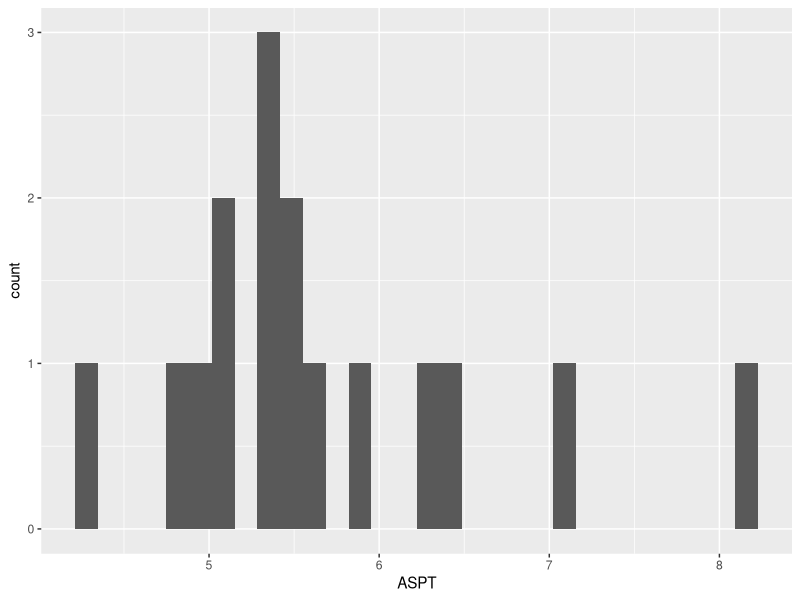
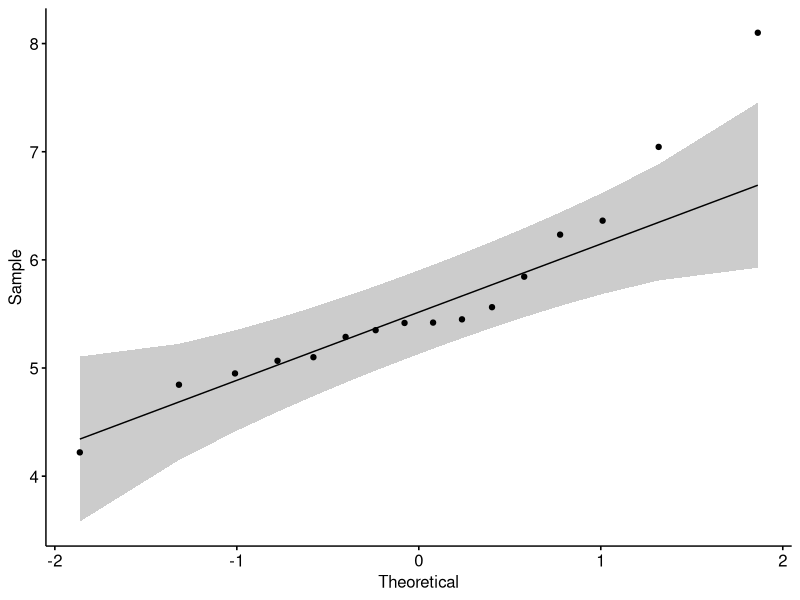
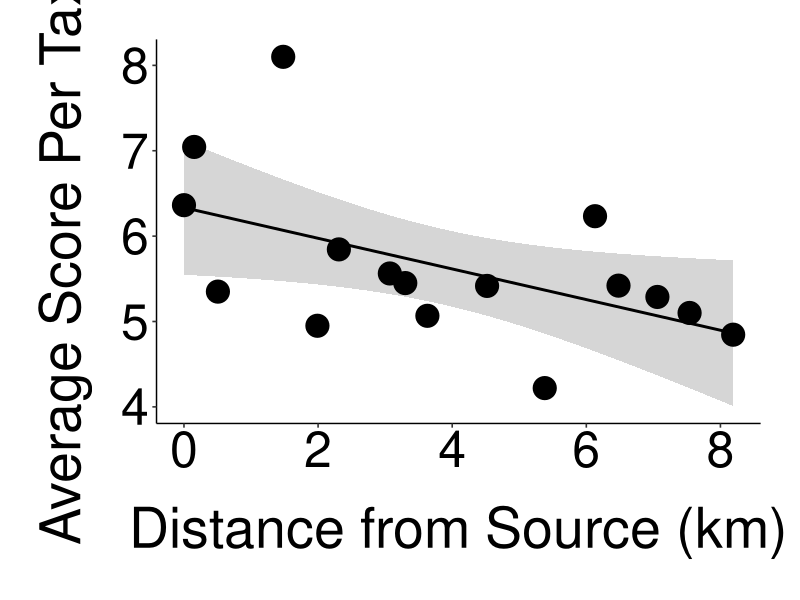
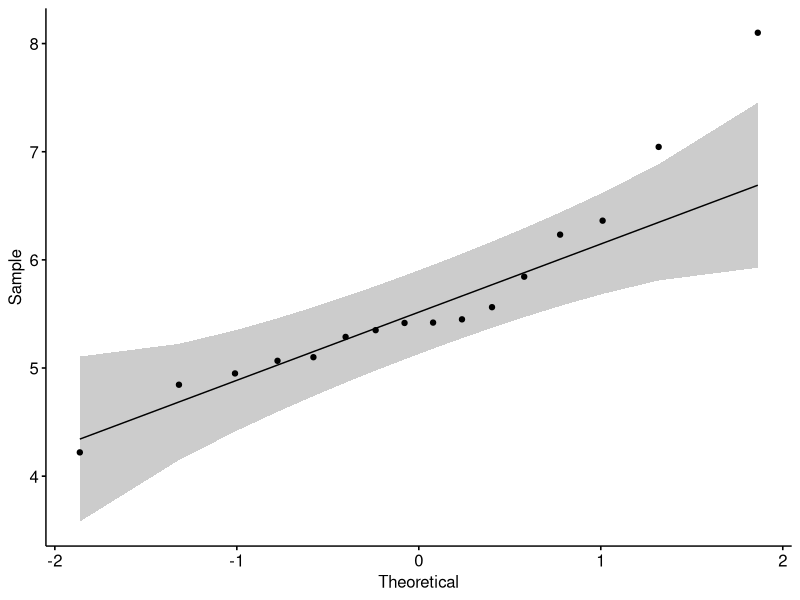
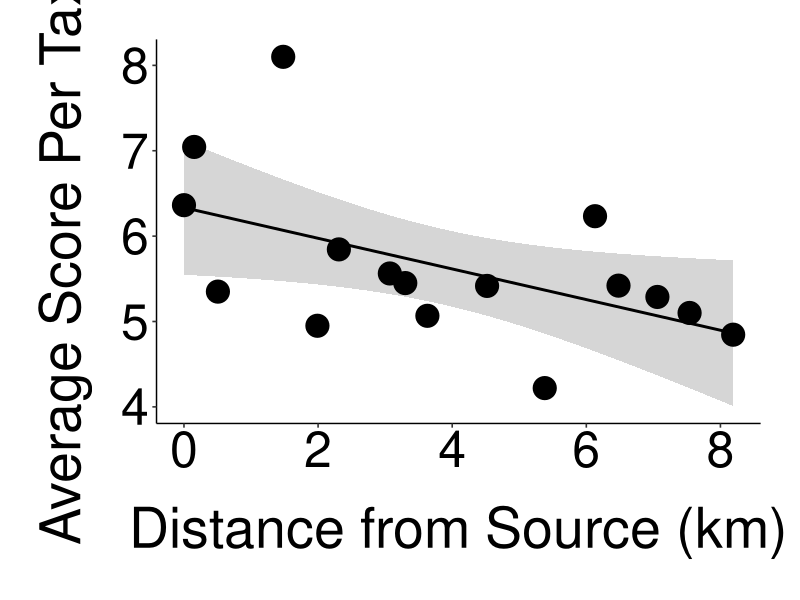

The R script that drew these images, in order: (Note: this script raises an error after producing the figures.)
# EES Field Course - Group 1 - Freshwater Invertebrates and Water Quality
# Emma Gemal, s1758915@sms.ed.ac.uk; Sophie Rose, s1739832@sms.ed.ac.uk
# University of Edinburgh
# Last edited: 28/9/2020



## Library ----
library(tidyverse)
library(ggplot2)
library(ggpubr)
library(ggsci)


# loading the data
wq_data <- read.csv("Data/alldata.csv")
wq_data <- wq_data %>% 
              slice(-c(17:27))

## Data exploration ----
(hist <- ggplot(wq_data, aes(x = ASPT))  +
            geom_histogram())

# checking for normality
(normcheck <- ggqqplot(wq_data$ASPT))   # looks fairly fine
ggsave(normcheck, file = "QQplot_normality.png", width = 5, height = 5, units = c("in"), path = "Figures")

shapiro.test(wq_data$ASPT)  # is not statistically significant (can assume normality of ASPT)

# assessing normality of residuals
resids <- resid(lm(ASPT ~ distance_source_km, data = wq_data))  
shapiro.test(resids)   # not statistically significant (can assume normality)

resids_bbwi <- resid(lm(WQ ~ distance_source_km, data = wq_data))
shapiro.test(resids_bbwi)  # also not statistically significant (can assume normality)

resids_ind <- resid(lm(ASPT ~ WQ, data = wq_data))
shapiro.test(resids_ind)   # also not statistically significant (can assume normality)



## Plotting ASPT water quality with distance ----
# linear regression for ASPT vs distance from source 
ASPT_stats <- lm(ASPT ~ distance_source_km,
                data = wq_data)
summary(ASPT_stats)
# p-value = 0.03859
# F-value = 5.211 (1 and 14 degrees of freedom) 
# R-squared = 0.2192 (using adjusted R-squared for all lm)

# creating the plot of ASPT vs distance (no land use)
(wq_plot <- ggplot(wq_data, aes(x = distance_source_km, y = ASPT)) +
              labs(
                x = "Distance from Source (km)",
                y = "Average Score Per Taxon"
              ) +
              stat_smooth(method = "lm", color = "black", alpha = 0.4) +
              geom_point(size = 7.5) +
              theme_pubr() +
              theme(axis.text = element_text(size = 36),
                    axis.title = element_text(size = 40),
                    axis.title.x = element_text(margin = margin(t = 20)),
                    axis.title.y = element_text(margin = margin(r = 20)),
                    plot.margin=unit(c(1,1,1,1),"cm")))

ggsave(wq_plot, file = "ASPTdist_plot.png", width = 14, height = 14, units = c("in"), path = "Figures")


# creating plot of ASPT vs distance, with land use as a variable 
(landuse_plot <- ggplot(wq_data, aes(x = distance_source_km, y = ASPT,
                                     color = landuse_type)) +
                    labs(
                      x = "Distance from Source (km)",
                      y = "Average Score Per Taxon",
                      color = "Land Use Type",
                      shape = "Land Use Type") +
                    stat_smooth(method = "lm", color = "black", alpha = 0.4) +
                    geom_point(size = 3.5, aes(shape = landuse_type, stroke = 1.2)) +
                    theme_pubr() +
                    theme(axis.text = element_text(size = 13),
                          axis.text.x = element_text(margin = margin(t = 0)),
                          axis.text.y = element_text(margin = margin(r = 0)),
                          axis.title = element_text(size = 16),
                          axis.title.x = element_text(margin = margin(t = 10)),
                          axis.title.y = element_text(margin = margin(r = 10)),
                          axis.ticks = element_blank(),
                          legend.position = "right",
                          plot.margin=unit(c(1,1,1,1),"cm")) +
                    scale_color_jama(labels = c("Semi-Natural Woodland",
                                                "Managed Woodland",
                                                "Parkland",
                                                "Urban",
                                                "Grassland")) +
                    scale_shape_manual(values = c(18, 15, 16, 17, 8),
                                       labels = c("Semi-Natural Woodland",
                                                  "Managed Woodland",
                                                  "Parkland",
                                                  "Urban",
                                                  "Grassland")))

ggsave(landuse_plot, file = "ASPTdist_landuse.png", width = 8, height = 5.5, units = c("in"), path = "Figures")

# moving legend to the bottom (if better for report format)
(keybot_aspt <- ggplot(wq_data, aes(x = distance_source_km, y = ASPT,
                                     color = landuse_type)) +
                    labs(
                      x = "Distance from Source (km)",
                      y = "ASPT",
                      color = "Land Use Type",
                      shape = "Land Use Type") +
                    stat_smooth(method = "lm", color = "black", alpha = 0.4) +
                    geom_point(size = 3.5, aes(shape = landuse_type, stroke = 1.2)) +
                    theme_pubr() +
                    theme(axis.text = element_text(size = 13),
                          axis.text.x = element_text(margin = margin(t = 2)),
                          axis.text.y = element_text(margin = margin(r = 2)),
                          axis.title = element_text(size = 16),
                          axis.title.x = element_text(margin = margin(t = 10)),
                          axis.title.y = element_text(margin = margin(r = 10)),
                          legend.position = "bottom",
                          plot.margin=unit(c(1,1,1,1),"cm")) +
                    scale_color_jama(labels = c("Semi-Natural Woodland",
                                                "Managed Woodland",
                                                "Parkland",
                                                "Urban",
                                                "Grassland")) +
                    scale_shape_manual(values = c(18, 15, 16, 17, 8),
                                       labels = c("Semi-Natural Woodland",
                                                  "Managed Woodland",
                                                  "Parkland",
                                                  "Urban",
                                                  "Grassland")))
keybot_aspt <- keybot_aspt + guides(color = guide_legend(nrow = 2)) 

ggsave(keybot_aspt, file = "ASPTdist_landuse_bottom.png", width = 6, height = 6, units = c("in"), path = "Figures")



## Plotting BBWI water quality with distance ----
# linear regression for BBWI vs distance from source  
BBWI_stats <- lm(WQ ~ distance_source_km,
                data = wq_data)
summary(BBWI_stats)
# p-value = 0.09241
# F-value = 3.262, 1 and 14 degrees of freedom
# R-squared = 0.1311

# creating the plot of our water quality index (BBWI) vs. distance from source (no land use)
(bbwi_plot <- ggplot(wq_data, aes(x = distance_source_km, y = WQ)) +
                  labs(
                    x = "Distance from Source (km)",
                    y = "Braid Burn Water Quality Index"
                  ) +
                  stat_smooth(method = "lm", color = "black", alpha = 0.4) +
                  geom_point(size = 7.5) +
                  theme_pubr() +
                  theme(axis.text = element_text(size = 36),
                        axis.title = element_text(size = 40),
                        axis.title.x = element_text(margin = margin(t = 20)),
                        axis.title.y = element_text(margin = margin(r = 20)),
                        plot.margin=unit(c(1,1,1,1),"cm")))

ggsave(file = "BBWIdist_plot.png", width = 14, height = 14, units = c("in"), path = "Figures")

# creating plot of BBWI vs distance, with land use as a variable 
(landuse_plot2 <- ggplot(wq_data, aes(x = distance_source_km, y = WQ,
                                      color = landuse_type)) +
                    labs(
                      x = "Distance from Source (km)",
                      y = "Braid Burn Water Quality Index",
                      color = "Land Use Type",
                      shape = "Land Use Type") +
                    stat_smooth(method = "lm", color = "black", alpha = 0.4) +
                    geom_point(size = 3.5, aes(shape = landuse_type, stroke = 1.2)) +
                    theme_pubr() +
                    theme(axis.text = element_text(size = 13),
                          axis.text.x = element_text(margin = margin(t = 0)),
                          axis.text.y = element_text(margin = margin(r = 0)),
                          axis.title = element_text(size = 16),
                          axis.title.x = element_text(margin = margin(t = 10)),
                          axis.title.y = element_text(margin = margin(r = 10)),
                          axis.ticks = element_blank(),
                          legend.position = "right",
                          plot.margin=unit(c(1,1,1,1),"cm")) +
                    scale_color_jama(labels = c("Semi-Natural Woodland",
                                                "Managed Woodland",
                                                "Parkland",
                                                "Urban",
                                                "Grassland")) +
                    scale_shape_manual(values = c(18, 15, 16, 17, 8),
                                       labels = c("Semi-Natural Woodland",
                                                  "Managed Woodland",
                                                  "Parkland",
                                                  "Urban",
                                                  "Grassland")))

ggsave(landuse_plot2, file = "BBWIdist_landuse.png", width = 8, height = 5.5, units = c("in"), path = "Figures")

# moving legend to the bottom (if better for report format)
(keybot_bbwi <- ggplot(wq_data, aes(x = distance_source_km, y = WQ,
                                      color = landuse_type)) +
                  labs(
                    x = "Distance from Source (km)",
                    y = "BBWI",
                    color = "Land Use Type",
                    shape = "Land Use Type") +
                  stat_smooth(method = "lm", color = "black", alpha = 0.4) +
                  geom_point(size = 3.5, aes(shape = landuse_type, stroke = 1.2)) +
                  theme_pubr() +
                  theme(axis.text = element_text(size = 13),
                        axis.text.x = element_text(margin = margin(t = 2)),
                        axis.text.y = element_text(margin = margin(r = 2)),
                        axis.title = element_text(size = 16),
                        axis.title.x = element_text(margin = margin(t = 10)),
                        axis.title.y = element_text(margin = margin(r = 10)),
                        legend.position = "bottom",
                        plot.margin=unit(c(1,1,1,1),"cm")) +
                  scale_color_jama(labels = c("Semi-Natural Woodland",
                                              "Managed Woodland",
                                              "Parkland",
                                              "Urban",
                                              "Grassland")) +
                  scale_shape_manual(values = c(18, 15, 16, 17, 8),
                                     labels = c("Semi-Natural Woodland",
                                                "Managed Woodland",
                                                "Parkland",
                                                "Urban",
                                                "Grassland")))
keybot_bbwi <- keybot_bbwi + guides(color = guide_legend(nrow = 2)) 

ggsave(keybot_bbwi, file = "BBWIdist_landuse_bottom.png", width = 6, height = 6, units = c("in"), path = "Figures")


## Plotting relationship between BBWI vs. ASPT ----
# comparison of our water quality index (BBWI) and ASPT
index_stats <- lm(WQ ~ ASPT,
                  data = wq_data)
summary(index_stats)
# p-value = 0.000351
# F-value = 21.95 (1 and 14 degrees of freedom)
# R-squared = 0.5828

# plotting the index comparison
(wq_aspt_plot <- ggplot(wq_data, aes(x = ASPT, y = WQ)) +
                    labs(
                      x = "BBWI",
                      y = "ASPT"
                    ) +
                    stat_smooth(method = "lm", color = "black", alpha = 0.4) +
                    geom_point(size = 3.5) +
                    theme_pubr() +
                    theme(axis.text = element_text(size = 13),
                          axis.text.x = element_text(margin = margin(t = 2)),
                          axis.text.y = element_text(margin = margin(r = 2)),
                          axis.title = element_text(size = 16),
                          axis.title.x = element_text(margin = margin(t = 10)),
                          axis.title.y = element_text(margin = margin(r = 10)),
                          plot.margin=unit(c(1,1,1,1),"cm")))

ggsave(file = "ASPT_BBWI_plot.png", width = 6, height = 6, units = c("in"), path = "Figures")


# making a panel of BBWI vs distance and ASPT vs BBWI 
otherfigs <- ggarrange(bbwi_plot, wq_aspt_plot, nrow = 1) 
ggsave(otherfigs, file = "bbwi_aspt_distancepanel.png", width = 24, height = 11, units = c("in"), path = "Figures")



## Investigation of impacts of outlier ----
wq_less <- wq_data[-c(8), ]   # removing a potential outlier to see effects 

less_stats <- lm(ASPT ~ distance_source_km,
                 data = wq_less)
summary(less_stats)
# p-value = 0.04944 (still significant, but barely!!)
# F-value = 4.694 (1 and 13 DF)
# R-squared = 0.2653

(plot_less <- ggplot(wq_less, aes(x = distance_source_km, y = ASPT,
                                  color = landuse_type)) +
                labs(
                  x = "Distance from Source (km)",
                  y = "ASPT",
                  color = "Land Use Type",
                  shape = "Land Use Type") +
                stat_smooth(method = "lm", color = "black", alpha = 0.4) +
                geom_point(size = 3.5, aes(shape = landuse_type, stroke = 1.2)) +
                theme_pubr() +
                theme(axis.text = element_text(size = 13),
                      axis.text.x = element_text(margin = margin(t = 2)),
                      axis.text.y = element_text(margin = margin(r = 2)),
                      axis.title = element_text(size = 16),
                      axis.title.x = element_text(margin = margin(t = 10)),
                      axis.title.y = element_text(margin = margin(r = 10)),
                      legend.position = "bottom",
                      plot.margin=unit(c(1,1,1,1),"cm")) +
                scale_color_jama(labels = c("Natural Woodland",
                                            "Managed Woodland",
                                            "Parkland",
                                            "Urban",
                                            "Grassland")) +
                scale_shape_manual(values = c(18, 15, 16, 17, 8),
                                   labels = c("Natural Woodland",
                                              "Managed Woodland",
                                              "Parkland",
                                              "Urban",
                                              "Grassland")) +
                expand_limits(y = c(4, 8.1)))   # to show direct comparison with all data            
keybot_outlier <- plot_less + guides(color = guide_legend(nrow = 2)) 

ggsave(keybot_outlier, file = "ASPTdist_nooutlier.png", width = 6, height = 5.5, units = c("in"), path = "Figures")

# plotting both land use plots (ASPT & no outlier) on one panel
landuse_grid <- ggarrange(landuse_plot, plot_less, nrow = 1, common.legend = TRUE, legend = "top") 
ggsave(landuse_grid, file = "landuseplots.png", width = 12, height = 5.5, units = c("in"), path = "Figures")
